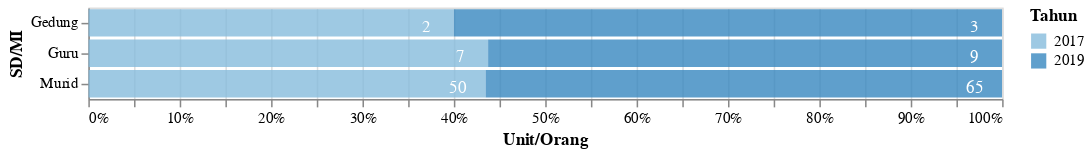

The code cell stored with this chart in its notebook:
### Code cell
plot_1(df_10_tk,'Unit/Orang', 'SD/MI',600)

### Figure 1 — Vega-Lite specification as saved in the notebook (floating-point values rounded to 4 significant figures)
{"config": {"view": {"continuousWidth": 400, "continuousHeight": 300}}, "layer": [{"mark": {"type": "bar", "opacity": 0.8}, "encoding": {"color": {"condition": {"type": "ordinal", "field": "Tahun", "selection": "selector147"}, "value": "lightgray"}, "x": {"type": "quantitative", "field": "N", "stack": "normalize", "title": "Unit/Orang"}, "y": {"type": "ordinal", "field": "Keterangan", "title": "SD/MI"}}, "selection": {"selector147": {"type": "single", "encodings": ["x", "color"]}}}, {"mark": {"type": "text", "color": "white", "dx": -18, "dy": 3}, "encoding": {"detail": {"type": "ordinal", "field": "Tahun"}, "text": {"type": "ordinal", "field": "N"}, "tooltip": [{"type": "quantitative", "field": "Tahun"}, {"type": "nominal", "field": "Keterangan"}, {"type": "nominal", "field": "N"}, {"type": "nominal", "field": "Satuan"}], "x": {"type": "quantitative", "field": "N", "stack": "normalize"}, "y": {"type": "ordinal", "field": "Keterangan"}}, "selection": {"selector148": {"type": "interval", "bind": "scales", "encodings": ["x", "y"]}}}], "data": {"name": "data-6996bd9e7d18a76a37cbf0de5c40c5d7"}, "width": 600, "$schema": "https://vega.github.io/schema/vega-lite/v4.8.1.json", "datasets": {"data-6996bd9e7d18a76a37cbf0de5c40c5d7": [{"Tahun": 2017, "Kode": 8, "Data": "Pendidikan Umum", "Kode Kategori": 8.1, "Kategori": "TK", "Keterangan": "Gedung", "N": "2", "Satuan": "Unit"}, {"Tahun": 2017, "Kode": 8, "Data": "Pendidikan Umum", "Kode Kategori": 8.1, "Kategori": "TK", "Keterangan": "Guru", "N": "7", "Satuan": "Orang"}, {"Tahun": 2017, "Kode": 8, "Data": "Pendidikan Umum", "Kode Kategori": 8.1, "Kategori": "TK", "Keterangan": "Murid", "N": "50", "Satuan": "Orang"}, {"Tahun": 2019, "Kode": 8, "Data": "Pendidikan Umum", "Kode Kategori": 8.1, "Kategori": "TK", "Keterangan": "Gedung", "N": 3.0, "Satuan": "Unit"}, {"Tahun": 2019, "Kode": 8, "Data": "Pendidikan Umum", "Kode Kategori": 8.1, "Kategori": "TK", "Keterangan": "Guru", "N": 9.0, "Satuan": "Orang"}, {"Tahun": 2019, "Kode": 8, "Data": "Pendidikan Umum", "Kode Kategori": 8.1, "Kategori": "TK", "Keterangan": "Murid", "N": 65.0, "Satuan": "Orang"}]}}
